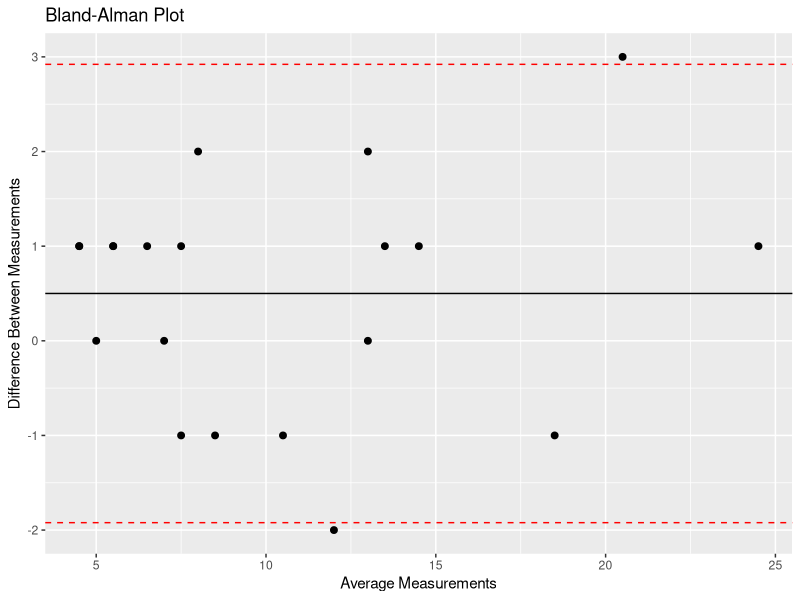

Here is the R script that generated this plot:
# create data
df <- data.frame(A=c(5, 5, 5, 6, 6, 7, 7, 7, 8, 8, 9,
                     10, 11, 13, 14, 14, 15, 18, 22, 25),
                 B=c(4, 4, 5, 5, 5, 7, 8, 6, 9, 7, 7, 11,
                     13, 13, 12, 13, 14, 19, 19, 24))

# head(df)
df

# calculate the difference in  Measurements
# create new column for average measurements
df$avg <- rowMeans(df)

# create new column for difference in measurements
df$diff <- df$A - df$B

# view first six rows of data
head(df)

# calculate the average difference & confidence interval
# find average differece
mean_diff <- mean(df$diff)
mean_diff

# find lower 95% confidence interval limits
lower <- mean_diff - 1.96*sd(df$diff)
lower

# find upper 95% confidence interval limits
upper <- mean_diff + 1.96*sd(df$diff)
upper

# create the Bland-Altman plot
# load ggplot2
library("ggplot2")

# create Bland-Altman plot
ggplot(df, aes(x = avg, y = diff)) +
  geom_point(size=2) +
  geom_hline(yintercept = mean_diff) +
  geom_hline(yintercept = lower, color="red", linetype="dashed") +
  geom_hline(yintercept = upper, color="red", linetype="dashed") +
  ggtitle("Bland-Alman Plot") +
  ylab("Difference Between Measurements") +
  xlab("Average Measurements")
